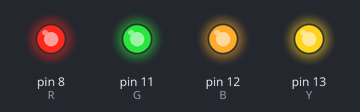
The sketch below on a simulated Arduino Uno, built with avr-gcc and run on an emulated ATmega328P. Shown: output pins drawn as LEDs (lit = HIGH).

Above: at 0.1 s.
At 4.1 s:
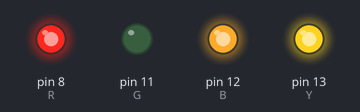
At 8.1 s:
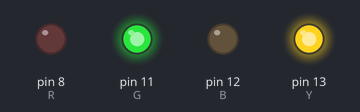
At 16.1 s:
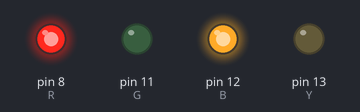
At 26.1 s:
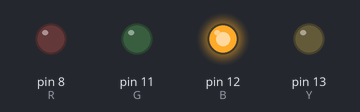
At 36.1 s:
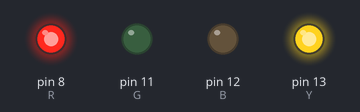
Timing chart, 0 to 37.6 s (numbered marks = the images above):
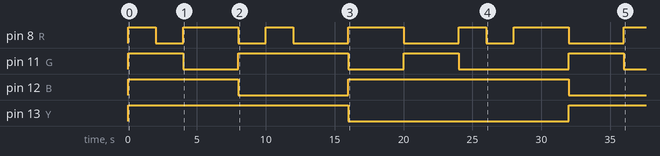

The sketch:

week12-timer-interrupt.ino
```cpp
#include <TimerOne.h>

const int R = 8;
const int G = 11;
const int B = 12;
const int Y = 13;

const int LED = 13;
boolean state = HIGH;

int count = 0;

void setup() {
  pinMode(R, OUTPUT);
  pinMode(G, OUTPUT);
  pinMode(B, OUTPUT);
  pinMode(Y, OUTPUT);

  digitalWrite(R, 255); digitalWrite(G, 255); digitalWrite(B, 255); digitalWrite(Y, 255);

  Timer1.initialize(1000000);
  Timer1.attachInterrupt(blinky);
}

void loop() {
  // put your main code here, to run repeatedly:

}

void blinky()
{
  if(count == 16)
  {
    count = 0;
  }
  ++count;

  if(count == 2 || count == 4 || count == 6 || count == 8 || count == 10 || count == 12 || count == 14 || count == 16)
  {
    state = !state;
    digitalWrite(R, state);
  }

  if (count == 4 || count == 8 || count == 12 || count == 16)
  {
    state = !state;
    digitalWrite(G, state);
  }

  if (count == 8 || count == 16)
  {
    state = !state;
    digitalWrite(B, state);
  }

  if (count == 16)
  {
    state = !state;
    digitalWrite(Y, state);
  }
}
```

Measured:
- by itself, pin 8 (R): HIGH → LOW at 2.0 s, → HIGH 2.0 s later, → LOW 4.0 s later, → HIGH 2.0 s later, … (12 changes in this stretch)
- by itself, pin 11 (G): goes LOW 4.0 s, HIGH 8.0 s, LOW 4.0 s, HIGH 4.0 s, LOW 8.0 s, HIGH 4.0 s, then LOW
- by itself, pin 12 (B): HIGH → LOW at 8.0 s, → HIGH 8.0 s later, → LOW 16.0 s later
- by itself, pin 13 (Y): HIGH → LOW at 16.0 s, → HIGH 16.0 s later
